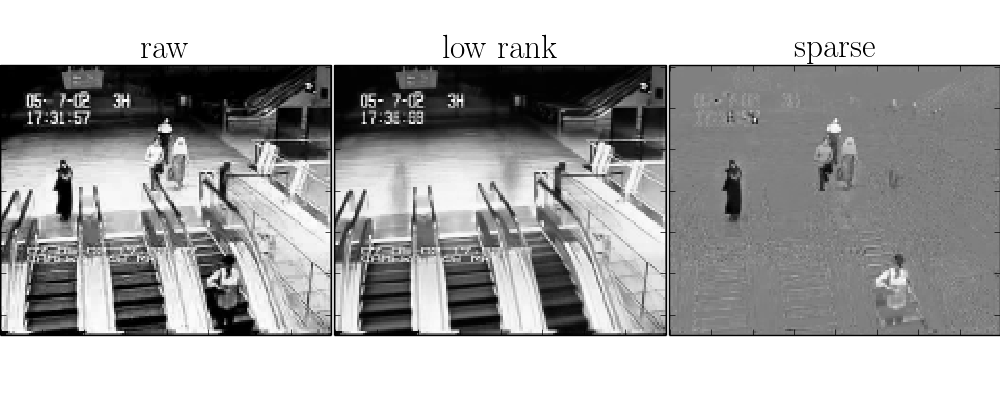

The script that drew this image:
#!/usr/bin/env python
# -*- coding: utf-8 -*-

from __future__ import division, print_function
import numpy as np
from PIL import Image

from pcp import pcp


def bitmap_to_mat(bitmap_seq):
    """from blog.shriphani.com"""
    matrix = []
    shape = None
    for bitmap_file in bitmap_seq:
        img = Image.open(bitmap_file).convert("L")
        if shape is None:
            shape = img.size
        assert img.size == shape
        img = np.array(img.getdata())
        matrix.append(img)
    return np.array(matrix), shape[::-1]


def do_plot(ax, img, shape):
    ax.cla()
    ax.imshow(img.reshape(shape), cmap="gray", interpolation="nearest")
    ax.set_xticklabels([])
    ax.set_yticklabels([])


if __name__ == "__main__":
    import sys
    import glob
    import matplotlib.pyplot as pl

    if "--test" in sys.argv:
        M = (10*np.ones((10, 10))) + (-5 * np.eye(10))
        L, S, svd = pcp(M, verbose=True, svd_method="exact")
        assert np.allclose(M, L + S), "Failed"
        print("passed")
        sys.exit(0)

    M, shape = bitmap_to_mat(glob.glob("test_data/Escalator/*.bmp")[:2000:2])
    print(M.shape)
    L, S, (u, s, v) = pcp(M, maxiter=50, verbose=True, svd_method="exact")

    fig, axes = pl.subplots(1, 3, figsize=(10, 4))
    fig.subplots_adjust(left=0, right=1, hspace=0, wspace=0.01)
    for i in range(min(len(M), 500)):
        do_plot(axes[0], M[i], shape)
        axes[0].set_title("raw")
        do_plot(axes[1], L[i], shape)
        axes[1].set_title("low rank")
        do_plot(axes[2], S[i], shape)
        axes[2].set_title("sparse")
        fig.savefig("results/{0:05d}.png".format(i))
